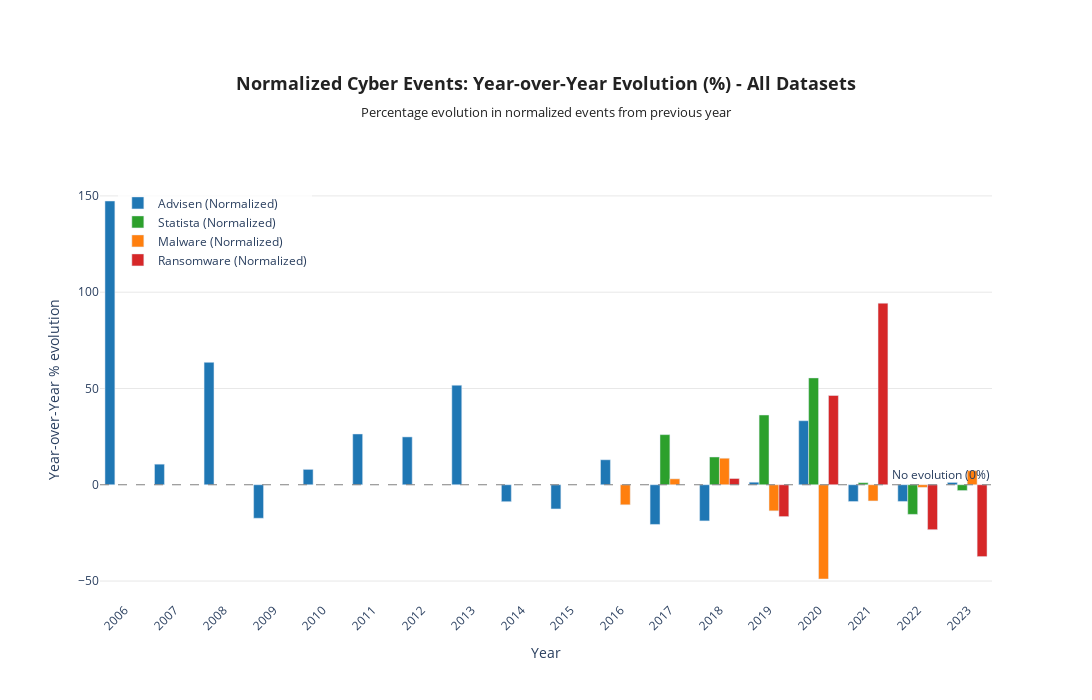

Notebook code cell kept with this figure:
### Markdown cell above
- **Raw % Evolution** : Raw number of events % evolution (no normalization)
- **% Evolution (Normalized)** : % of evolution of normalized events

### Code cell
print("="*70)
print("7. NORMALIZED CYBER INCIDENT EVOLUTION (%) PER YEAR - MULTI-DATASET")
print("="*70)

# Calculate year-over-year percentage evolution for all three datasets
df_advisens_sorted = df_advisens_with_internet.sort_values('Year').reset_index(drop=True)
df_statista_sorted = df_statista_with_internet.sort_values('Year').reset_index(drop=True)
df_malware_sorted = df_malware_with_internet.sort_values('Year').reset_index(drop=True)
df_ransomware_sorted = df_ransomware_with_internet.sort_values('Year').reset_index(drop=True)

# Calculate Advisen evolution
advisens_years = []
advisens_pct_evolution = []

for i in range(1, len(df_advisens_sorted)):
    current_year = df_advisens_sorted.loc[i, 'Year']
    current_norm = df_advisens_sorted.loc[i, 'Events_Normalized']
    prev_norm = df_advisens_sorted.loc[i-1, 'Events_Normalized']
    
    if prev_norm != 0:
        pct_evolution = ((current_norm - prev_norm) / prev_norm) * 100
    else:
        pct_evolution = 0
    
    advisens_years.append(current_year)
    advisens_pct_evolution.append(pct_evolution)
    
    
# Calculate Statista evolution
statista_years = []
statista_pct_evolution = []

for i in range(1, len(df_statista_sorted)):
    current_year = df_statista_sorted.loc[i, 'Year']
    current_norm = df_statista_sorted.loc[i, 'Events_Normalized']
    prev_norm = df_statista_sorted.loc[i-1, 'Events_Normalized']

    if prev_norm != 0:
        pct_evolution = ((current_norm - prev_norm) / prev_norm) * 100
    else:
        pct_evolution = 0

    statista_years.append(current_year)
    statista_pct_evolution.append(pct_evolution)

# Calculate Malware evolution
malware_years = []
malware_pct_evolution = []

for i in range(1, len(df_malware_sorted)):
    current_year = df_malware_sorted.loc[i, 'Year']
    current_norm = df_malware_sorted.loc[i, 'Malware_Normalized']
    prev_norm = df_malware_sorted.loc[i-1, 'Malware_Normalized']
    
    if prev_norm != 0:
        pct_evolution = ((current_norm - prev_norm) / prev_norm) * 100
    else:
        pct_evolution = 0
    
    malware_years.append(current_year)
    malware_pct_evolution.append(pct_evolution)

# Calculate Ransomware evolution
ransomware_years = []
ransomware_pct_evolution = []

for i in range(1, len(df_ransomware_sorted)):
    current_year = df_ransomware_sorted.loc[i, 'Year']
    current_norm = df_ransomware_sorted.loc[i, 'Ransomware_Normalized']
    prev_norm = df_ransomware_sorted.loc[i-1, 'Ransomware_Normalized']
    
    if prev_norm != 0:
        pct_evolution = ((current_norm - prev_norm) / prev_norm) * 100
    else:
        pct_evolution = 0
    
    ransomware_years.append(current_year)
    ransomware_pct_evolution.append(pct_evolution)

print(f"\n✓ Calculations completed:")
print(f"  Advisen: {len(advisens_years)} year-over-year transitions (2005-2023)")
print(f"  Statista: {len(statista_years)} year-over-year transitions (2005-2023)")
print(f"  Malware: {len(malware_years)} year-over-year transitions (2016-2024)")
print(f"  Ransomware: {len(ransomware_years)} year-over-year transitions (2018-2023)")

# Create grouped bar chart for normalized events evolution
fig_evolution = go.Figure()

# Add Advisen bars (blue)
fig_evolution.add_trace(go.Bar(
    x=advisens_years,
    y=advisens_pct_evolution,
    name='Advisen (Normalized)',
    marker=dict(color='#1f77b4'),
    hovertemplate='<b>Advisen - Year: %{x}</b><br>% evolution: %{y:+.1f}%<extra></extra>'
))

fig_evolution.add_trace(go.Bar(
    x=statista_years,
    y=statista_pct_evolution,
    name='Statista (Normalized)',
    marker=dict(color='#2ca02c'),
    hovertemplate='<b>Statista - Year: %{x}</b><br>% evolution: %{y:+.1f}%<extra></extra>'
))

# Add Malware bars (orange)
fig_evolution.add_trace(go.Bar(
    x=malware_years,
    y=malware_pct_evolution,
    name='Malware (Normalized)',
    marker=dict(color='#ff7f0e'),
    hovertemplate='<b>Malware - Year: %{x}</b><br>% evolution: %{y:+.1f}%<extra></extra>'
))

# Add Ransomware bars (red)
fig_evolution.add_trace(go.Bar(
    x=ransomware_years,
    y=ransomware_pct_evolution,
    name='Ransomware (Normalized)',
    marker=dict(color='#d62728'),
    hovertemplate='<b>Ransomware - Year: %{x}</b><br>% evolution: %{y:+.1f}%<extra></extra>'
))

# Add a reference line at 0%
fig_evolution.add_hline(y=0, line_dash="dash", line_color="gray", line_width=1, annotation_text="No evolution (0%)")

fig_evolution.update_layout(
    title={
        'text': '<b>Normalized Cyber Events: Year-over-Year Evolution (%) - All Datasets</b><br><sub>Percentage evolution in normalized events from previous year</sub>',
        'x': 0.5,
        'xanchor': 'center',
        'font': {'size': 18, 'color': '#222222'}
    },
    xaxis=dict(
        title='Year',
        dtick=1,
        tickangle=-45
    ),
    yaxis=dict(
        title='Year-over-Year % evolution',
        showgrid=True,
        gridwidth=1,
        gridcolor='#e8e8e8'
    ),
    barmode='group',
    width=1400,
    height=700,
    hovermode='x unified',
    plot_bgcolor='#ffffff',
    paper_bgcolor='#ffffff',
    margin=dict(l=100, r=100, t=180, b=100),
    legend=dict(x=0.02, y=0.98, bgcolor='rgba(255,255,255,0.8)')
)

fig_evolution.write_html(output_dir / '04_normalized_evolution_percent_all_datasets.html')
fig_evolution.write_image(output_dir / '04_normalized_evolution_percent_all_datasets.png', width=1400, height=700)

print("\n✓ Chart saved: ./outputs/04_normalized_evolution_percent_all_datasets.html")
print("✓ Chart saved: ./outputs/04_normalized_evolution_percent_all_datasets.png")

# Print summary statistics
print(f"\n" + "="*70)
print("EVOLUTION ANALYSIS SUMMARY - ALL DATASETS")
print("="*70)

print(f"\n📊 ADVISENS NORMALIZED INCIDENTS (2005-2023):")
print(f"  Average annual % evolution: {np.mean(advisens_pct_evolution):+.1f}%")
print(f"  Max increase year: {advisens_years[np.argmax(advisens_pct_evolution)]:.0f} ({max(advisens_pct_evolution):+.1f}%)")
print(f"  Max decrease year: {advisens_years[np.argmin(advisens_pct_evolution)]:.0f} ({min(advisens_pct_evolution):+.1f}%)")
print(f"  Years with positive growth: {sum(1 for x in advisens_pct_evolution if x > 0)}/{len(advisens_pct_evolution)}")
print(f"  Years with negative growth: {sum(1 for x in advisens_pct_evolution if x < 0)}/{len(advisens_pct_evolution)}")

print(f"\n📊 STATISTA NORMALIZED INCIDENTS (2005-2023):")
print(f"  Average annual % evolution: {np.mean(statista_pct_evolution):+.1f}%")
print(f"  Max increase year: {statista_years[np.argmax(statista_pct_evolution)]:.0f} ({max(statista_pct_evolution):+.1f}%)")
print(f"  Max decrease year: {statista_years[np.argmin(statista_pct_evolution)]:.0f} ({min(statista_pct_evolution):+.1f}%)")
print(f"  Years with positive growth: {sum(1 for x in statista_pct_evolution if x > 0)}/{len(statista_pct_evolution)}")
print(f"  Years with negative growth: {sum(1 for x in statista_pct_evolution if x < 0)}/{len(statista_pct_evolution)}")

print(f"\n📊 MALWARE NORMALIZED ATTACKS (2016-2024):")
print(f"  Average annual % evolution: {np.mean(malware_pct_evolution):+.1f}%")
print(f"  Max increase year: {malware_years[np.argmax(malware_pct_evolution)]:.0f} ({max(malware_pct_evolution):+.1f}%)")
print(f"  Max decrease year: {malware_years[np.argmin(malware_pct_evolution)]:.0f} ({min(malware_pct_evolution):+.1f}%)")
print(f"  Years with positive growth: {sum(1 for x in malware_pct_evolution if x > 0)}/{len(malware_pct_evolution)}")
print(f"  Years with negative growth: {sum(1 for x in malware_pct_evolution if x < 0)}/{len(malware_pct_evolution)}")

print(f"\n📊 RANSOMWARE NORMALIZED ATTACKS (2018-2023):")
print(f"  Average annual % evolution: {np.mean(ransomware_pct_evolution):+.1f}%")
print(f"  Max increase year: {ransomware_years[np.argmax(ransomware_pct_evolution)]:.0f} ({max(ransomware_pct_evolution):+.1f}%)")
print(f"  Max decrease year: {ransomware_years[np.argmin(ransomware_pct_evolution)]:.0f} ({min(ransomware_pct_evolution):+.1f}%)")
print(f"  Years with positive growth: {sum(1 for x in ransomware_pct_evolution if x > 0)}/{len(ransomware_pct_evolution)}")
print(f"  Years with negative growth: {sum(1 for x in ransomware_pct_evolution if x < 0)}/{len(ransomware_pct_evolution)}")

fig_evolution.show()

### Figure 1 — Plotly figure (JSON) as saved in the notebook; plotly's stock layout.template omitted (floating-point values rounded to 4 significant figures)
{"data": [{"hovertemplate": "<b>Advisen - Year: %{x}</b><br>% evolution: %{y:+.1f}%<extra></extra>", "marker": {"color": "#1f77b4"}, "name": "Advisen (Normalized)", "type": "bar", "x": [2006, 2007, 2008, 2009, 2010, 2011, 2012, 2013, 2014, 2015, 2016, 2017, 2018, 2019, 2020, 2021, 2022, 2023], "y": [147.4, 10.69, 63.56, -17.39, 7.981, 26.38, 24.85, 51.7, -8.788, -12.57, 12.98, -20.61, -18.77, 1.333, 33.26, -8.701, -8.665, 1.213]}, {"hovertemplate": "<b>Statista - Year: %{x}</b><br>% evolution: %{y:+.1f}%<extra></extra>", "marker": {"color": "#2ca02c"}, "name": "Statista (Normalized)", "type": "bar", "x": [2017, 2018, 2019, 2020, 2021, 2022, 2023], "y": [26.03, 14.43, 36.23, 55.5, 1.073, -15.38, -3.005]}, {"hovertemplate": "<b>Malware - Year: %{x}</b><br>% evolution: %{y:+.1f}%<extra></extra>", "marker": {"color": "#ff7f0e"}, "name": "Malware (Normalized)", "type": "bar", "x": [2016, 2017, 2018, 2019, 2020, 2021, 2022, 2023], "y": [-10.41, 3.081, 13.79, -13.56, -48.94, -8.416, -1.346, 7.318]}, {"hovertemplate": "<b>Ransomware - Year: %{x}</b><br>% evolution: %{y:+.1f}%<extra></extra>", "marker": {"color": "#d62728"}, "name": "Ransomware (Normalized)", "type": "bar", "x": [2018, 2019, 2020, 2021, 2022, 2023], "y": [3.251, -16.53, 46.35, 94.31, -23.33, -37.3]}], "layout": {"annotations": [{"showarrow": false, "text": "No evolution (0%)", "x": 1, "xanchor": "right", "xref": "x domain", "y": 0, "yanchor": "bottom", "yref": "y"}], "barmode": "group", "height": 700, "hovermode": "x unified", "legend": {"bgcolor": "rgba(255,255,255,0.8)", "x": 0.02, "y": 0.98}, "margin": {"b": 100, "l": 100, "r": 100, "t": 180}, "paper_bgcolor": "#ffffff", "plot_bgcolor": "#ffffff", "shapes": [{"line": {"color": "gray", "dash": "dash", "width": 1}, "type": "line", "x0": 0, "x1": 1, "xref": "x domain", "y0": 0, "y1": 0, "yref": "y"}], "title": {"font": {"color": "#222222", "size": 18}, "text": "<b>Normalized Cyber Events: Year-over-Year Evolution (%) - All Datasets</b><br><sub>Percentage evolution in normalized events from previous year</sub>", "x": 0.5, "xanchor": "center"}, "width": 1400, "xaxis": {"dtick": 1, "tickangle": -45, "title": {"text": "Year"}}, "yaxis": {"gridcolor": "#e8e8e8", "gridwidth": 1, "showgrid": true, "title": {"text": "Year-over-Year % evolution"}}}}
